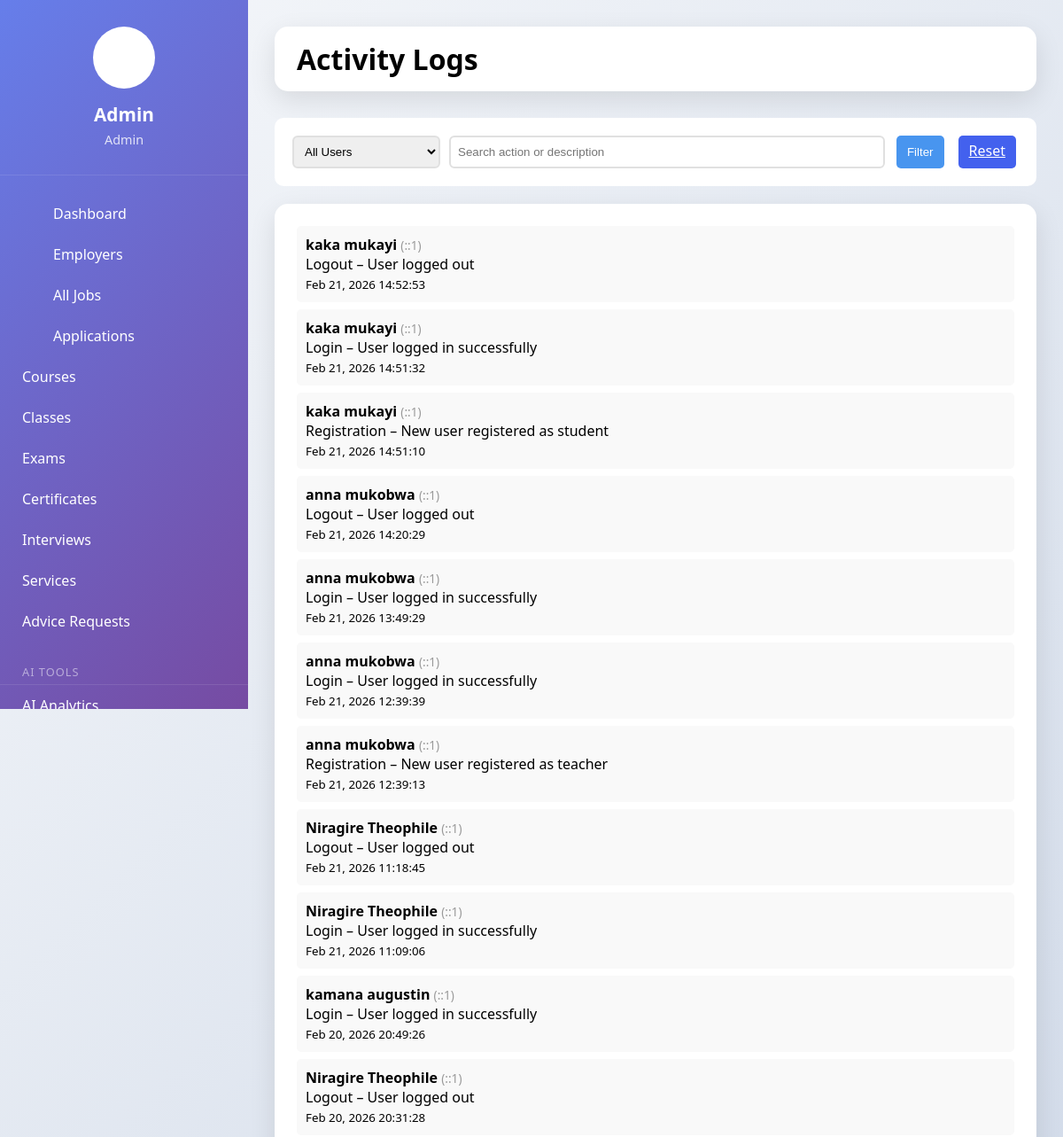
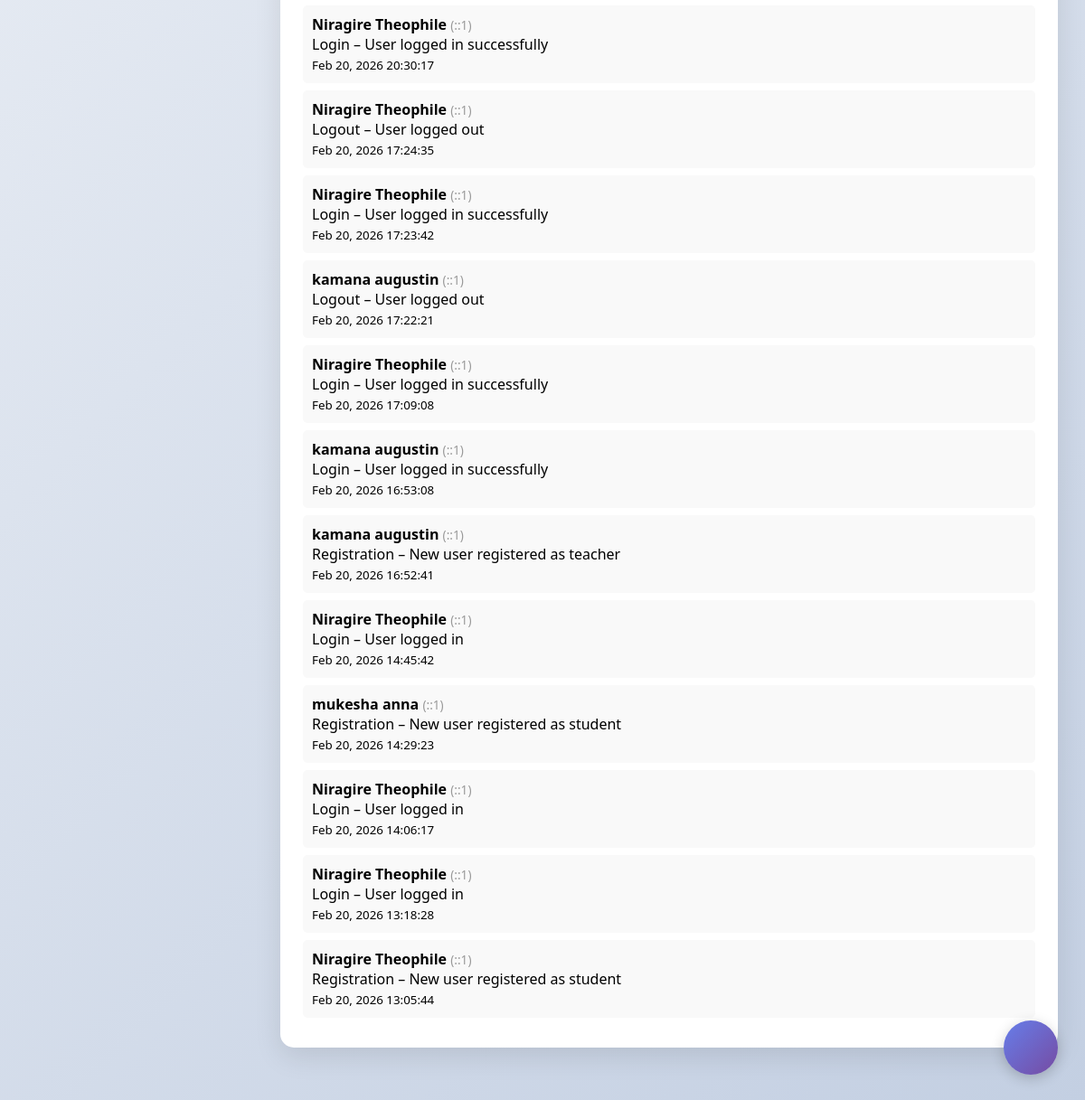
The app's page /admin/activity-logs.php (signed in) with its own data (2 pictures, top to bottom).
### tables this page shows
CREATE TABLE `activity_logs` (
  `id` int NOT NULL AUTO_INCREMENT,
  `user_id` int DEFAULT NULL,
  `action` varchar(100) DEFAULT NULL,
  `description` text,
  `ip_address` varchar(45) DEFAULT NULL,
  `user_agent` text,
  `created_at` timestamp NULL DEFAULT CURRENT_TIMESTAMP,
  PRIMARY KEY (`id`),
  KEY `user_id` (`user_id`),
  CONSTRAINT `activity_logs_ibfk_1` FOREIGN KEY (`user_id`) REFERENCES `users` (`id`)
);

CREATE TABLE `users` (
  `id` int NOT NULL AUTO_INCREMENT,
  `username` varchar(50) NOT NULL,
  `email` varchar(100) NOT NULL,
  `password` varchar(255) NOT NULL,
  `reset_token` varchar(255) DEFAULT NULL,
  `reset_expires` datetime DEFAULT NULL,
  `full_name` varchar(100) NOT NULL,
  `phone` varchar(20) DEFAULT NULL,
  `address` text,
  `role` enum('super_admin','admin','teacher','student','parent') DEFAULT 'student',
  `profile_pic` varchar(255) DEFAULT NULL,
  `is_active` tinyint(1) DEFAULT '1',
  `last_login` datetime DEFAULT NULL,
  `created_at` timestamp NULL DEFAULT CURRENT_TIMESTAMP,
  `updated_at` timestamp NULL DEFAULT CURRENT_TIMESTAMP ON UPDATE CURRENT_TIMESTAMP,
  `notification_preference` enum('email','sms','both') DEFAULT 'both',
  PRIMARY KEY (`id`),
  UNIQUE KEY `username` (`username`),
  UNIQUE KEY `email` (`email`)
);

### admin/activity-logs.php (the view, shortened to what this page needs)
<?php
require_once '../config/database.php';
$search = $_GET['search'] ?? '';
$query = "SELECT al.*, u.full_name FROM activity_logs al JOIN users u ON al.user_id = u.id WHERE 1=1";
$query .= " ORDER BY al.created_at DESC LIMIT 100";
$logs = $conn->query($query);
?>
<!DOCTYPE html>
<html>
<head>
    <link rel="stylesheet" href="../assets/css/style.css">
    <link rel="stylesheet" href="../assets/css/ai-widget.css">
</head>
<body>
    <?php include '../includes/sidebar.php'; ?>
    <div class="main-content">
        <div class="top-nav">
            <h1>Activity Logs</h1>
        </div>
        <div class="filter-bar">
            <form method="GET" style="display:flex; gap:10px; width:100%; flex-wrap:wrap;">
                <select name="user" style="padding:8px; border:2px solid #e0e0e0; border-radius:6px;">
                    <option value="">All Users</option>
                </select>
                <input type="text" name="search" placeholder="Search action or description" value="<?php echo htmlspecialchars($search); ?>" style="flex:2; padding:8px; border:2px solid #e0e0e0; border-radius:6px;">
                <button type="submit" class="btn-action view">Filter</button>
                <a href="activity-logs.php" class="btn-action edit">Reset</a>
            </form>
        </div>
        <div class="table-container">
            <?php if ($logs->num_rows == 0): ?>
                <p style="text-align:center; padding:40px;">No logs found.</p>
            <?php else: while($log = $logs->fetch_assoc()): ?>
                <div class="log-entry">
                    <strong><?php echo htmlspecialchars($log['full_name']); ?></strong>
                    <span class="log-time">(<?php echo $log['ip_address'] ?? ''; ?>)</span>
                    <p><?php echo htmlspecialchars($log['action']); ?> – <?php echo htmlspecialchars($log['description']); ?></p>
                    <small><?php echo date('M d, Y H:i:s', strtotime($log['created_at'])); ?></small>
                </div>
            <?php endwhile; endif; ?>
        </div>
    </div>
</body>
</html>

### assets/css/style.css (style rules this page uses)
:root { --primary: #4361ee; --secondary: #3f37c9; --success: #4cc9f0; --danger: #f72585; --warning: #f8961e; --info: #4895ef; --light: #f8f9fa; --dark: #212529; --white: #ffffff; --gray: #6c757d; --gradient-1: linear-gradient(135deg, #667eea 0%, #764ba2 100%); --gradient-2: linear-gradient(135deg, #f093fb 0%, #f5576c 100%); --gradient-3: linear-gradient(135deg, #4facfe 0%, #00f2fe 100%); --gradient-4: linear-gradient(135deg, #43e97b 0%, #38f9d7 100%); --shadow-sm: 0 2px 4px rgba(0,0,0,0.1); --shadow: 0 10px 30px rgba(0,0,0,0.1); --shadow-hover: 0 15px 40px rgba(0,0,0,0.2); --transition: all 0.3s ease; }
* { margin: 0; padding: 0; box-sizing: border-box; }
body { font-family: 'Segoe UI', Tahoma, Geneva, Verdana, sans-serif; background: linear-gradient(135deg, #f5f7fa 0%, #c3cfe2 100%); min-height: 100vh; }
.btn-action { padding: 6px 12px; border: none; border-radius: 5px; cursor: pointer; transition: var(--transition); margin: 0 3px; color: white; }
.btn-action.edit { background: var(--primary); }
.btn-action.view { background: var(--info); }
.main-content { flex: 1; margin-left: 280px; padding: 30px; }
.top-nav { background: white; border-radius: 15px; padding: 15px 25px; margin-bottom: 30px; display: flex; justify-content: space-between; align-items: center; box-shadow: var(--shadow); animation: slideDown 0.5s ease; }
.table-container { background: white; border-radius: 15px; padding: 25px; box-shadow: var(--shadow); margin-bottom: 30px; animation: slideUp 0.5s ease; }
.table-container { overflow-x: auto; -webkit-overflow-scrolling: touch; }
body { font-size: 16px; }

### admin/activity-logs.php (style rules this page uses)
.filter-bar { background: white; padding: 20px; border-radius: 10px; margin-bottom: 20px; display: flex; gap: 15px; flex-wrap: wrap; align-items: center; }
.log-entry { background: #f9f9f9; padding: 10px; border-radius: 5px; margin-bottom: 8px; }
.log-time { color: #999; font-size: 0.85em; }

### records on screen
activity_logs: user.full_name "kaka mukayi", ip_address "::1", action "Logout", description "User logged out", created_at "Feb 21, 2026 14:52:53"
activity_logs: user.full_name "kaka mukayi", ip_address "::1", action "Login", description "User logged in successfully", created_at "Feb 21, 2026 14:51:32"
activity_logs: user.full_name "kaka mukayi", ip_address "::1", action "Registration", description "New user registered as student", created_at "Feb 21, 2026 14:51:10"
activity_logs: user.full_name "anna mukobwa", ip_address "::1", action "Logout", description "User logged out", created_at "Feb 21, 2026 14:20:29"
activity_logs: user.full_name "anna mukobwa", ip_address "::1", action "Login", description "User logged in successfully", created_at "Feb 21, 2026 13:49:29"
activity_logs: user.full_name "anna mukobwa", ip_address "::1", action "Login", description "User logged in successfully", created_at "Feb 21, 2026 12:39:39"
activity_logs: user.full_name "anna mukobwa", ip_address "::1", action "Registration", description "New user registered as teacher", created_at "Feb 21, 2026 12:39:13"
activity_logs: user.full_name "Niragire Theophile", ip_address "::1", action "Logout", description "User logged out", created_at "Feb 21, 2026 11:18:45"
activity_logs: user.full_name "Niragire Theophile", ip_address "::1", action "Login", description "User logged in successfully", created_at "Feb 21, 2026 11:09:06"
activity_logs: user.full_name "kamana augustin", ip_address "::1", action "Login", description "User logged in successfully", created_at "Feb 20, 2026 20:49:26"
activity_logs: user.full_name "Niragire Theophile", ip_address "::1", action "Logout", description "User logged out", created_at "Feb 20, 2026 20:31:28"
activity_logs: user.full_name "Niragire Theophile", ip_address "::1", action "Login", description "User logged in successfully", created_at "Feb 20, 2026 20:30:17"
activity_logs: user.full_name "Niragire Theophile", ip_address "::1", action "Logout", description "User logged out", created_at "Feb 20, 2026 17:24:35"
activity_logs: user.full_name "Niragire Theophile", ip_address "::1", action "Login", description "User logged in successfully", created_at "Feb 20, 2026 17:23:42"
activity_logs: user.full_name "kamana augustin", ip_address "::1", action "Logout", description "User logged out", created_at "Feb 20, 2026 17:22:21"
activity_logs: user.full_name "Niragire Theophile", ip_address "::1", action "Login", description "User logged in successfully", created_at "Feb 20, 2026 17:09:08"
activity_logs: user.full_name "kamana augustin", ip_address "::1", action "Login", description "User logged in successfully", created_at "Feb 20, 2026 16:53:08"
activity_logs: user.full_name "kamana augustin", ip_address "::1", action "Registration", description "New user registered as teacher", created_at "Feb 20, 2026 16:52:41"
activity_logs: user.full_name "Niragire Theophile", ip_address "::1", action "Login", description "User logged in", created_at "Feb 20, 2026 14:45:42"
activity_logs: user.full_name "mukesha anna", ip_address "::1", action "Registration", description "New user registered as student", created_at "Feb 20, 2026 14:29:23"
activity_logs: user.full_name "Niragire Theophile", ip_address "::1", action "Login", description "User logged in", created_at "Feb 20, 2026 14:06:17"
activity_logs: user.full_name "Niragire Theophile", ip_address "::1", action "Login", description "User logged in", created_at "Feb 20, 2026 13:18:28"
activity_logs: user.full_name "Niragire Theophile", ip_address "::1", action "Registration", description "New user registered as student", created_at "Feb 20, 2026 13:05:44"

### other values on screen
$user_name "Admin"
$user_role_display "Admin"
